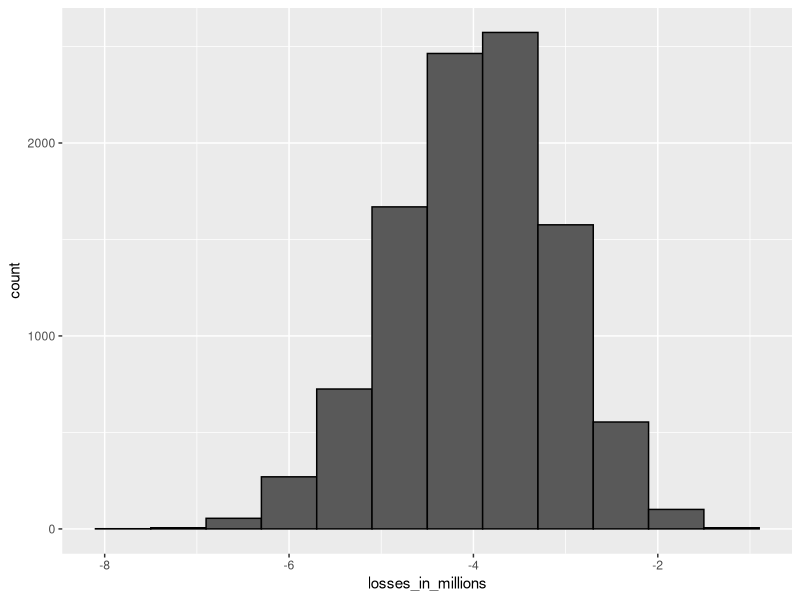

Write the R code that produced this figure.
library(gtools)
library(dslabs)
library(tidyverse)

n <- 1000
loss_per_foreclosure <- -200000
p <- 0.02
defaults <- sample(c(0,1),n,prob=c(1-p,p),replace=TRUE)
sum(defaults*loss_per_foreclosure)

B <- 10000
losses <- replicate(B,{
  defaults <- sample(c(0,1),n,prob=c(1-p,p),replace=TRUE)
  sum(defaults*loss_per_foreclosure)
})
data.frame(losses_in_millions = losses/10^6)%>%ggplot(aes(losses_in_millions))+geom_histogram(binwidth = 0.6,col="black")

n*(p*loss_per_foreclosure+(1-p)*0)
sqrt(n)*abs(loss_per_foreclosure)*sqrt(p*(1-p))

-loss_per_foreclosure*p/(1-p)
